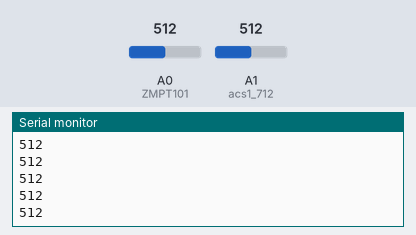
Bench run of a sketch on a simulated Arduino Uno, built with avr-gcc and run on an emulated ATmega328P. On the bench: the last lines printed to the serial monitor. Inputs (shaded band) come from the test bench; at power-on: A1 (acs1_712) = 512, A0 (ZMPT101) = 512.

Above: at 6.2 s.
6.3 s: A1 (acs1_712) set to 11
At 7.0 s:
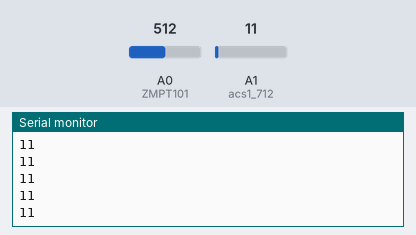
7.8 s: A1 (acs1_712) set to 8
At 10.5 s:
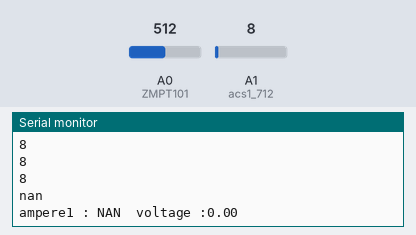
Timing chart, 0 to 12.0 s (numbered marks = the images above; inputs shaded):
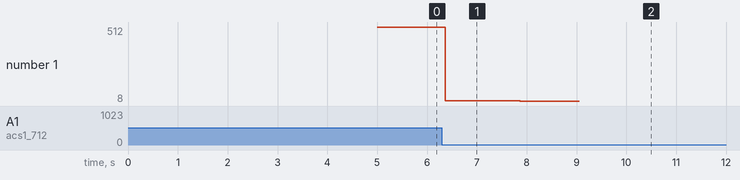

The sketch:

singlelight_test5a.ino
```cpp
#include<SoftwareSerial.h>
//SoftwareSerial gsm (3,4);
SoftwareSerial gsm (4,5);
long I1samplesum=0;
long Vsamplesum=0;              // sample interval//
long lastsample=0;
int samplecount=0;              // number of samples//
const int acs1_712=A1;
const int acs2_712=A3; //current sensor 30 amps///        //current sensor input//
const int ZMPT101=A0;
int vpc=4.88;
float  voltage;
float  ampere;
int w=0, x=0, y=0, z=0;      // condition checker


void setup() {
  // put your setup code here, to run once:
  Serial.begin(9600);
  gsm.begin(9600);
Serial.print(".....");
pinMode(acs1_712,INPUT);
pinMode(ZMPT101,INPUT);
pinMode(acs2_712,INPUT);

delay(5000);
}

void loop() {
Serial.println(analogRead(acs1_712));
  // put your main code here, to run repeatedly:
Vsamplesum+=sq(analogRead(ZMPT101)-512);
I1samplesum+=sq(analogRead(acs1_712)-510);

if(millis()>lastsample)
      {

                                 //Serial.println("enteringmilis");
      lastsample= millis();
      samplecount++;                  // increment samples//

      }

     if(samplecount==1000)
      {
                                                   // Serial.println("entering1000");
  float voltagemean = Vsamplesum/samplecount;
  float Vrms = sqrt(voltagemean);
  float V = (Vrms*vpc);
  float voltage=map(V,0,300,0,10);
  float currentmean1 = I1samplesum/samplecount;

  float I1rms = sqrt(currentmean1);

  float mv1 = (I1rms*vpc);
  float current1 = ((mv1/185*1000));
  Serial.println( current1);
  Serial.println("ampere1 :" +String(current1)+"\tvoltage :" +String(voltage) ); //+
  Vsamplesum=0;
  I1samplesum=0;
  samplecount=0;
  lastsample=0;
  delay(5000);
  }
  }
```

Measured:
- the behaviour switches between 10 and 9 on A1 (acs1_712) (found by bisection; images 1 and 2)
- after the input at 6.3 s, the serial monitor: prints a new line after 0.07 s (image 1)
- after the input at 7.8 s, the serial monitor: prints a new line after 0.07 s (image 2)
- plotted number 1: 512 → 11 after the input at 6.3 s, 11 → 8 after the input at 7.8 s
